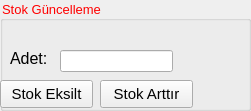
   <widget class="QGroupBox" name="groupBox_3">
    <property name="geometry">
     <rect>
      <x>610</x>
      <y>0</y>
      <width>251</width>
      <height>111</height>
     </rect>
    </property>
    <property name="font">
     <font>
      <pointsize>10</pointsize>
     </font>
    </property>
    <property name="styleSheet">
     <string notr="true">
color: rgb(255, 0, 0);</string>
    </property>
    <property name="title">
     <string>Stok Güncelleme</string>
    </property>
    <widget class="QLineEdit" name="ln_SilAdet">
     <property name="geometry">
      <rect>
       <x>60</x>
       <y>50</y>
       <width>113</width>
       <height>22</height>
      </rect>
     </property>
     <property name="font">
      <font>
       <pointsize>12</pointsize>
      </font>
     </property>
     <property name="styleSheet">
      <string notr="true">color: rgb(0, 0, 0);</string>
     </property>
     <property name="text">
      <string/>
     </property>
    </widget>
    <widget class="QLabel" name="label_7">
     <property name="geometry">
      <rect>
       <x>10</x>
       <y>50</y>
       <width>55</width>
       <height>16</height>
      </rect>
     </property>
     <property name="font">
      <font>
       <pointsize>12</pointsize>
      </font>
     </property>
     <property name="styleSheet">
      <string notr="true">color: rgb(0, 0, 0);</string>
     </property>
     <property name="text">
      <string>Adet:</string>
     </property>
    </widget>
    <widget class="QPushButton" name="bt_kaldr">
     <property name="geometry">
      <rect>
       <x>0</x>
       <y>80</y>
       <width>93</width>
       <height>28</height>
      </rect>
     </property>
     <property name="font">
      <font>
       <pointsize>11</pointsize>
       <weight>50</weight>
       <bold>false</bold>
      </font>
     </property>
     <property name="styleSheet">
      <string notr="true">color: rgb(0, 0, 0);</string>
     </property>
     <property name="text">
      <string>Stok Eksilt</string>
     </property>
    </widget>
    <widget class="QPushButton" name="pb_Stokarttir">
     <property name="geometry">
      <rect>
       <x>100</x>
       <y>80</y>
       <width>93</width>
       <height>28</height>
      </rect>
     </property>
     <property name="font">
      <font>
       <pointsize>11</pointsize>
      </font>
     </property>
     <property name="styleSheet">
      <string notr="true">color: rgb(0, 0, 0);</string>
     </property>
     <property name="text">
      <string>Stok Arttır</string>
     </property>
    </widget>
    <widget class="QLabel" name="azaltDepoNO">
     <property name="geometry">
      <rect>
       <x>10</x>
       <y>20</y>
       <width>101</width>
       <height>21</height>
      </rect>
     </property>
     <property name="font">
      <font>
       <pointsize>12</pointsize>
      </font>
     </property>
     <property name="styleSheet">
      <string notr="true">color: rgb(255, 0, 0);</string>
     </property>
     <property name="text">
      <string/>
     </property>
    </widget>
   </widget>
